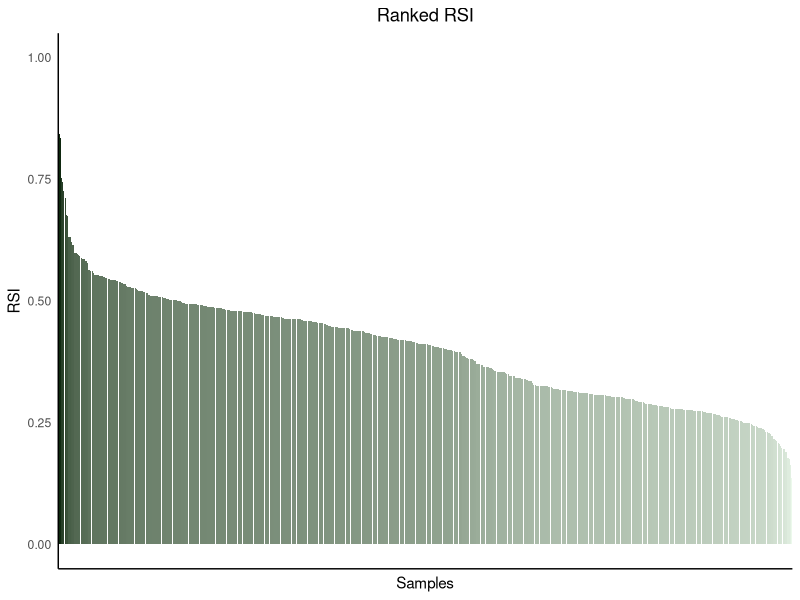
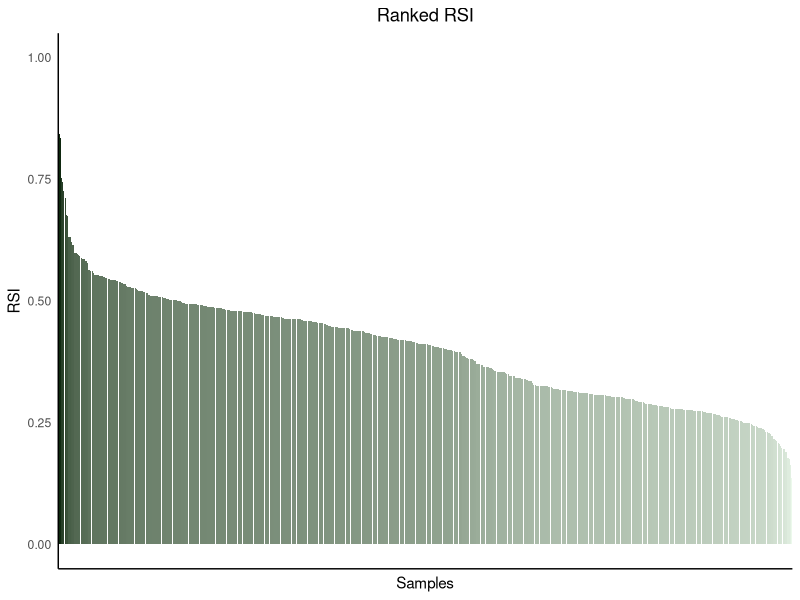
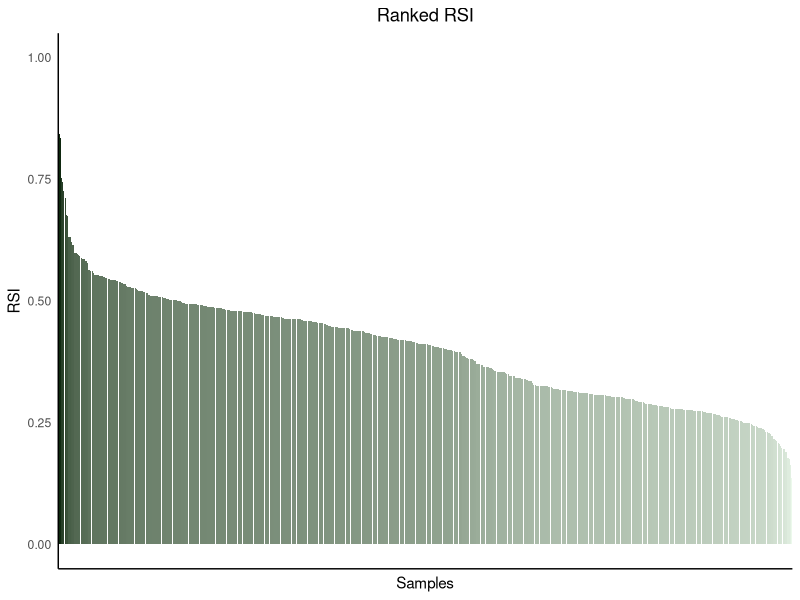

These charts were generated, in order, by the following R code: (Note: this script raises an error after producing the figures.)
## ---- chunk 1
knitr::opts_chunk$set(echo = TRUE)
## ---- chunk 2

library(here)
library(pheatmap)
library(tidyverse)

## ---- chunk 3

mutation_BM_meta_tbl <- read.csv(here("Data", "mutation_BM_meta_clean.csv"))
mutation_cat_meta_tbl <- read.csv(here("Data", "mutation_cat_meta_clean.csv"))


## ---- chunk 4


all_columns <- colnames(mutation_BM_meta_tbl) 

interest_genes <- c("TP53BP1", "RIF1", "MCM3AP", "SMG1", "SMARCA4",
                    "LRP1", "CIC", "CNTN1", "PIK3CA", "PIK3CB", 
                    "PIK3CD", "HECW1", "KRAS", "KEAP1", "IDH1", "IDH2",
                    "PIK3R1", "PIK3R2", "PIK3R3", "PTEN", "AKT1", "AKT2",
                    "AKT3", "TSC1", "TSC2", "STK11", "ATM", "ATR", "RAD50",
                    "NBN", "CDC25A", "TP53", "MDC1", "BRCA1", "BRCA2", "RAD51",
                    "PRKDC", "EGFR", "BRAF", "ATRX", "AR", "JUN",
                    "STAT1", "RELA", "ABL1", "CDK1", "HDAC1")

mutation_BM_meta_filter <- mutation_BM_meta_tbl %>%
  select("Sample_ID", "RSI", all_of(interest_genes))
row.names(mutation_BM_meta_tbl) <- mutation_BM_meta_filter$Sample_ID

mutation_cat_meta_filter <- mutation_cat_meta_tbl %>%
  select("Sample_ID", "RSI", all_of(interest_genes))
row.names(mutation_cat_meta_tbl) <- mutation_cat_meta_filter$Sample_ID


## ---- chunk 5





## ---- chunk 6


waterfall.plot <- function(df, value_col){
  # This function will create a waterfall style bar plot using the data from a
  # column, value_col, in df.
  # The x axis will display the labels, row names, from the dataframe.
  # The y axis will display the value for each row in the specified column.
  # The x axis will be ordered based on descending y axis value, creating a
  # the waterfall style.
  # Each plot will be saved as a PNG
  # Format dataset to contain labels as factor ordered by `value_col` value
  df$labels <- row.names(df)
  df <- df %>% arrange(desc(UQ(sym(value_col))))
  df$labels <- factor(df$labels, levels=df$labels)
  # Create Plot
  waterfall <- ggplot(df, 
                      aes(x=labels, 
                      y = UQ(sym(value_col)), 
                      fill = UQ(sym(value_col)))) +
    geom_bar(stat="identity") + 
    scale_fill_gradient(low="#ecf9ec", high="#0d260d") +
    ggtitle(paste("Ranked RSI")) +
    ylab("RSI") +
    xlab("Samples") +
    ylim(0, 1) +
    theme_classic() +
    theme(plot.title = element_text(hjust = 0.5),
          axis.text.x = element_blank(),
          axis.ticks = element_blank(),
          legend.position = "none")
  # Save Plot
  plotDir <- here("Plots")
  dir.create(file.path(plotDir), showWarnings = FALSE)# Create dir if necessary
  filename <- paste0("RSI_Waterfall.png")
  png(file.path(plotDir, filename), width = 1000, height = 600, units = "px", 
      res = 125)
  print(waterfall)
  dev.off()
  return(list(df = df, plot = waterfall))
}

waterfall_BM_results <- waterfall.plot(df = mutation_BM_meta_filter, value_col = "RSI")
ranked_BM_df <- waterfall_BM_results[['df']]
waterfall_BM_plot <- waterfall_BM_results[['plot']]


waterfall_cat_results <- waterfall.plot(df = mutation_cat_meta_filter, value_col = "RSI")
ranked_cat_df <- waterfall_cat_results[['df']]
waterfall_cat_plot <- waterfall_cat_results[['plot']]


## ---- chunk 7
print(waterfall_BM_plot)
## ---- chunk 8

# Assess mutation prevalence using binary matrix dataframe, `ranked_BM_df`. 

mutation_sum_BM_df <- ranked_BM_df %>%
  column_to_rownames("Sample_ID") %>%
  select(!c(labels)) %>%
  rownames_to_column() %>%
    pivot_longer(-rowname, 'variable', 'value') %>%
    pivot_wider(variable, rowname) %>%
  mutate(BM_row_count = rowSums(select(., -variable))) %>%
  mutate(BM_row_perc = BM_row_count/nrow(ranked_BM_df)*100) %>%
  # column_to_rownames("variable") %>%
  select(variable, BM_row_perc)

# Merge prevalence of all mutations into dataframe containing multiple mutation types, `ranked_cat_df`
mutation_sum_cat_df <- ranked_cat_df %>%
  column_to_rownames("Sample_ID") %>%
  select(!c(labels)) %>%
  rownames_to_column() %>%
    pivot_longer(-rowname, 'variable', 'value') %>%
    pivot_wider(variable, rowname) %>%
  inner_join(mutation_sum_BM_df, by="variable") %>%
  mutate(gene_perc = paste0(variable, " (", round(BM_row_perc, 2), "%)")) %>%
  arrange(desc(BM_row_perc)) %>%
  column_to_rownames("gene_perc")

# Get rid of RSI variable for each sample, and remove unnecessary columns. We now have a matrix of mutation status
# 0 = no mutation
# 1 = protein altering mutation (not truncating)
# 2 = truncating mutation
heatmap_all_df <- mutation_sum_cat_df %>%
  filter(variable!="RSI") %>%
  select(!c(variable, BM_row_perc))

# For plotting purposes, we'll also narrow this down to the genes with the highest mutation prevalence in this cohort
heatmap_df_limit10 <- head(heatmap_all_df, 10)

# Build RSI annotation dataframe, with a single column for RSI value and row names are sample IDs
# The row names here must match the column names in the matrix we give to the heatmap function
RSI_var = t(mutation_sum_cat_df[mutation_sum_cat_df$variable=="RSI", 
                                !(colnames(mutation_sum_cat_df) %in% c("variable", "BM_row_perc"))])
annotation_col = data.frame(RSI = RSI_var)
colnames(annotation_col) <- "RSI"
annotation_colors <- list(RSI = c("#f9ecec", "#602020"))
annotation_colors <- list(RSI = c("#ecf9ec", "#0d260d"))

# Heatmap of top 10 genes
pheatmap(heatmap_df_limit10, cluster_rows = FALSE, cluster_cols = FALSE,
         show_colnames = FALSE, width = 10, height = 4,
         color = c("#ecf2f9", "#007399", "#ffe066"), legend_breaks = c(0, 1, 2), 
         legend_labels = c("Mutation Absent", "Protein Altering Mutation", "Truncating Mutation"),
         annotation_col = annotation_col, annotation_colors = annotation_colors, 
         gaps_row = c(seq(1, nrow(heatmap_df_limit10))), filename = here("Plots", "mutation_heatmap_limit10.png")
         )


# Heatmap of all curated genes
pheatmap(heatmap_all_df, cluster_rows = FALSE, cluster_cols = FALSE,
         show_colnames = FALSE, width = 10, height = 7,
         color = c("#ecf2f9", "#007399", "#ffe066"), legend_breaks = c(0, 1, 2), 
         legend_labels = c("Mutation Absent", "Protein Altering Mutation", "Truncating Mutation"),
         annotation_col = annotation_col, annotation_colors = annotation_colors, 
         gaps_row = c(seq(1, nrow(heatmap_all_df))), filename = here("Plots", "mutation_heatmap.pdf")
         )

